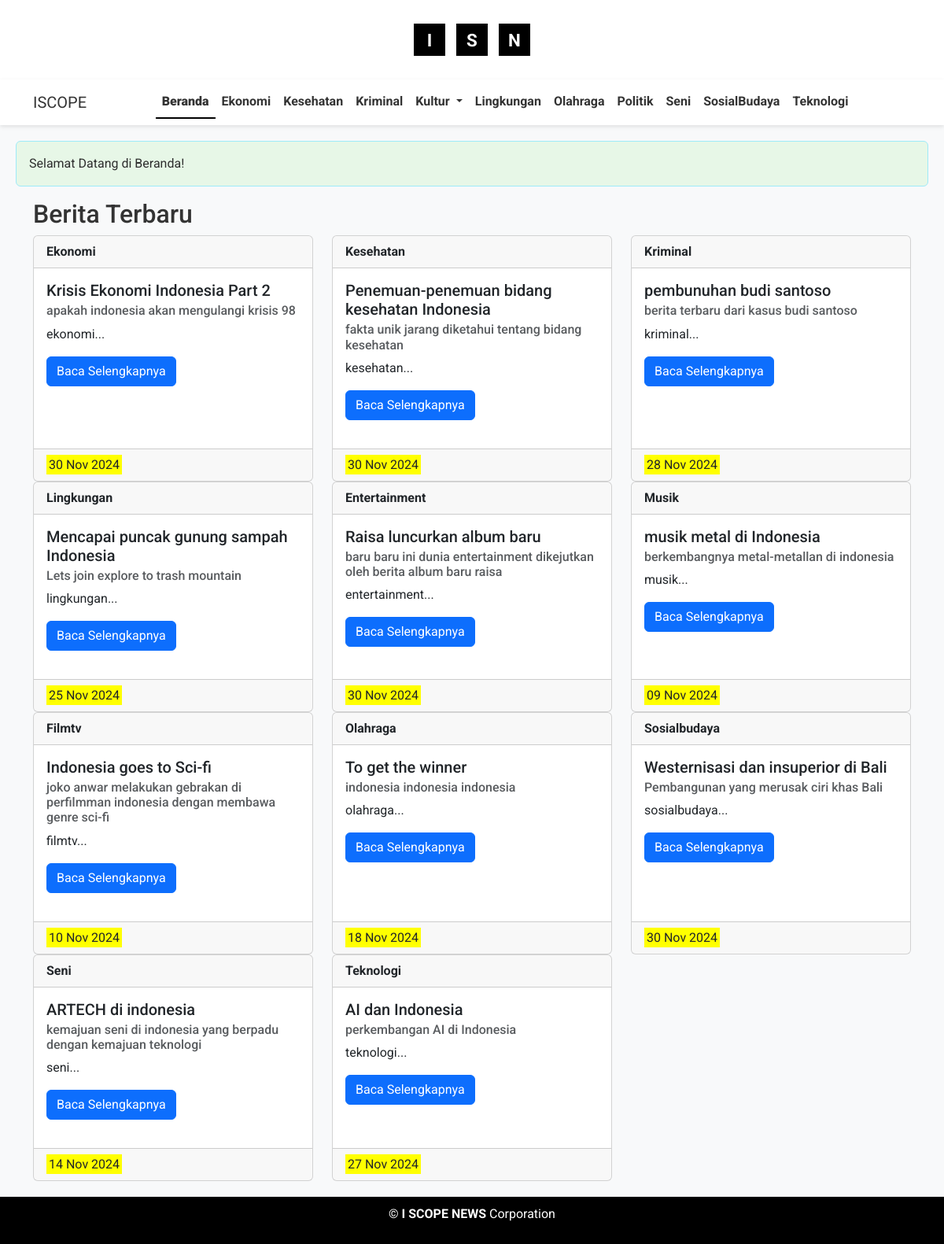
Screenshot of /?page=beranda with the database file from the repository.
### tables this page shows
CREATE TABLE `ekonomi` (
  `id` int NOT NULL,
  `tgl` date NOT NULL,
  `judul` varchar(255) NOT NULL,
  `subjudul` varchar(255) NOT NULL DEFAULT '',
  `img` varchar(255) NOT NULL,
  `text` longtext NOT NULL,
  `jenis` varchar(50) NOT NULL
);

CREATE TABLE `kesehatan` (
  `id` int NOT NULL,
  `tgl` date NOT NULL,
  `judul` varchar(255) NOT NULL,
  `subjudul` varchar(255) NOT NULL DEFAULT '',
  `img` varchar(255) NOT NULL,
  `text` longtext NOT NULL,
  `jenis` varchar(50) NOT NULL
);

CREATE TABLE `kriminal` (
  `id` int NOT NULL,
  `tgl` date NOT NULL,
  `judul` varchar(255) NOT NULL,
  `subjudul` varchar(255) NOT NULL DEFAULT '',
  `img` varchar(255) NOT NULL,
  `text` longtext NOT NULL,
  `jenis` varchar(50) NOT NULL
);

CREATE TABLE `lingkungan` (
  `id` int NOT NULL,
  `tgl` date NOT NULL,
  `judul` varchar(255) NOT NULL,
  `subjudul` varchar(255) NOT NULL DEFAULT '',
  `img` varchar(255) NOT NULL,
  `text` longtext NOT NULL,
  `jenis` varchar(50) NOT NULL
);

CREATE TABLE `entertainment` (
  `id` int NOT NULL,
  `tgl` date NOT NULL,
  `judul` varchar(255) NOT NULL,
  `subjudul` varchar(255) NOT NULL DEFAULT '',
  `img` varchar(255) NOT NULL,
  `text` longtext NOT NULL,
  `jenis` varchar(50) NOT NULL
);

CREATE TABLE `musik` (
  `id` int NOT NULL,
  `tgl` date NOT NULL,
  `judul` varchar(255) NOT NULL,
  `subjudul` varchar(255) NOT NULL DEFAULT '',
  `img` varchar(255) NOT NULL,
  `text` longtext NOT NULL,
  `jenis` varchar(50) NOT NULL
);

CREATE TABLE `filmtv` (
  `id` int NOT NULL,
  `tgl` date NOT NULL,
  `judul` varchar(255) NOT NULL,
  `subjudul` varchar(255) NOT NULL DEFAULT '',
  `img` varchar(255) NOT NULL,
  `text` longtext NOT NULL,
  `jenis` varchar(50) NOT NULL
);

CREATE TABLE `olahraga` (
  `id` int NOT NULL,
  `tgl` date NOT NULL,
  `judul` varchar(255) NOT NULL,
  `subjudul` varchar(255) NOT NULL DEFAULT '',
  `img` varchar(255) NOT NULL,
  `text` longtext NOT NULL,
  `jenis` varchar(50) NOT NULL
);

CREATE TABLE `sosialbudaya` (
  `id` int NOT NULL,
  `tgl` date NOT NULL,
  `judul` varchar(255) NOT NULL,
  `subjudul` varchar(255) NOT NULL DEFAULT '',
  `img` varchar(255) NOT NULL,
  `text` longtext NOT NULL,
  `jenis` varchar(50) NOT NULL
);

CREATE TABLE `seni` (
  `id` int NOT NULL,
  `tgl` date NOT NULL,
  `judul` varchar(255) NOT NULL,
  `subjudul` varchar(255) NOT NULL DEFAULT '',
  `img` varchar(255) NOT NULL,
  `text` longtext NOT NULL,
  `jenis` varchar(50) NOT NULL
);

CREATE TABLE `teknologi` (
  `id` int NOT NULL,
  `tgl` date NOT NULL,
  `judul` varchar(255) NOT NULL,
  `subjudul` varchar(255) NOT NULL DEFAULT '',
  `img` varchar(255) NOT NULL,
  `text` longtext NOT NULL,
  `jenis` varchar(50) NOT NULL
);

### index.php (the view, shortened to what this page needs)
<!DOCTYPE html>
<html lang="en">
<head>
    <link href="https://cdn.jsdelivr.net/npm/bootstrap@5.3.3/dist/css/bootstrap.min.css" rel="stylesheet">
    <link href="https://cdnjs.cloudflare.com/ajax/libs/font-awesome/6.6.0/css/all.min.css" rel="stylesheet" />
    <link href="https://cdn.jsdelivr.net/npm/bootstrap@5.3.0-alpha1/dist/css/bootstrap.min.css" rel="stylesheet">
</head>
<body>
    <header>
        <h3 class="letter">I</h3>
        <h3 class="letter">S</h3>
        <h3 class="letter">N</h3>
    </header>
    <nav class="navbar navbar-expand-lg">
        <div class="container">
            <a class="navbar-brand" href="">ISCOPE</a>
            <div class="collapse navbar-collapse" id="navbarNav">
                <ul class="navbar-nav mx-auto">
                    <li class="nav-item <?php echo ($_GET['page'] == 'beranda' ? 'active' : ''); ?>">
                        <a class="nav-link" href="?page=beranda"><b>Beranda</b></a>
                    </li>
                    <li class="nav-item <?php echo ($_GET['page'] == 'ekonomi' ? 'active' : ''); ?>">
                        <a class="nav-link" href="?page=ekonomi"><b>Ekonomi</b></a>
                    </li>
                    <li class="nav-item <?php echo ($_GET['page'] == 'kesehatan' ? 'active' : ''); ?>">
                        <a class="nav-link" href="?page=kesehatan"><b>Kesehatan</b></a>
                    </li>
                    <li class="nav-item <?php echo ($_GET['page'] == 'kriminal' ? 'active' : ''); ?>">
                        <a class="nav-link" href="?page=kriminal"><b>Kriminal</b></a>
                    </li>
                    <li class="nav-item dropdown <?php echo ($_GET['page'] == 'kultur' ? 'active' : ''); ?>">
                        <a class="nav-link dropdown-toggle" href="#" role="button" data-bs-toggle="dropdown" aria-expanded="false">
                            <b>Kultur</b>
                        </a>
                    </li>
                    <li class="nav-item <?php echo ($_GET['page'] == 'lingkungan' ? 'active' : ''); ?>">
                        <a class="nav-link" href="?page=lingkungan"><b>Lingkungan</b></a>
                    </li>
                    <li class="nav-item <?php echo ($_GET['page'] == 'olahraga' ? 'active' : ''); ?>">
                        <a class="nav-link" href="?page=olahraga"><b>Olahraga</b></a>
                    </li>
                    <li class="nav-item <?php echo ($_GET['page'] == 'politik' ? 'active' : ''); ?>">
                        <a class="nav-link" href="?page=politik"><b>Politik</b></a>
                    </li>
                    <li class="nav-item <?php echo ($_GET['page'] == 'seni' ? 'active' : ''); ?>">
                        <a class="nav-link" href="?page=seni"><b>Seni</b></a>
                    </li>
                    <li class="nav-item <?php echo ($_GET['page'] == 'sosialbudaya' ? 'active' : ''); ?>">
                        <a class="nav-link" href="?page=sosialbudaya"><b>SosialBudaya</b></a>
                    </li>
                    <li class="nav-item <?php echo ($_GET['page'] == 'teknologi' ? 'active' : ''); ?>">
                        <a class="nav-link" href="?page=teknologi"><b>Teknologi</b></a>
                    </li>
                </ul>
            </div>
        </div>
    </nav>
    <div id="content">
        <?php
        include "koneksi.php";
        function get_latest_news($category) {
            global $koneksi;
            $sql = "SELECT judul, subjudul, img, tgl, jenis FROM $category ORDER BY tgl DESC LIMIT 1";
            $result = $koneksi->query($sql);
            if ($result->num_rows > 0) {
                return $result->fetch_assoc();
            } else {
                return null;
            }
        }
        $categories = ['ekonomi', 'kesehatan', 'kriminal', 'lingkungan', 'entertainment', 'musik', 'filmtv', 'olahraga', 'sosialbudaya', 'seni', 'teknologi'];
        $latest_news = [];
        foreach ($categories as $category) {
            $latest_news[$category] = get_latest_news($category);
        }
        if (isset($_GET['page'])) {
            $page = $_GET['page'];
            switch ($page) {
                case 'beranda':
                    echo '<div class="alert alert-info" role="alert">Selamat Datang di Beranda!</div>';
                    ?>
                    <div class="container">
                        <h2>Berita Terbaru</h2>
                        <div class="row card-deck">
                            <?php foreach ($latest_news as $category => $news): ?>
                                <?php if ($news): ?>
                                    <div class="col-md-4">
                                        <div class="card">
                                            <div class="card-header">
                                                <strong><?php echo ucfirst($category); ?></strong>
                                            </div>
                                            <div class="card-body">
                                                <h5 class="card-title"><?php echo htmlspecialchars($news['judul']); ?></h5>
                                                <h6 class="card-subtitle mb-2 text-muted"><?php echo htmlspecialchars($news['subjudul']); ?></h6>
                                                <p class="card-text"><?php echo htmlspecialchars(substr($news['jenis'], 0, 150)) . '...'; ?></p>
                                                <a href="?page=<?php echo $category; ?>" class="btn btn-primary">Baca Selengkapnya</a>
                                            </div>
                                            <div class="card-footer text-muted">
                                                <mark><?php echo date('d M Y', strtotime($news['tgl'])); ?></mark>
                                            </div>
                                        </div>
                                    </div>
                                <?php endif; ?>
                            <?php endforeach; ?>
                        </div>
                    </div>
                    <?php
                    break;
            }
        } else {
            echo '<div class="alert alert-info" role="alert">Selamat Datang di Beranda!</div>';
        }
        ?>
    </div>
    <footer>
        <p>&copy; <strong>I SCOPE NEWS</strong> Corporation</p>
    </footer>
</body>
</html>

### index.php (style rules this page uses)
body { margin: 0; font-family: 'Roboto', sans-serif; display: flex; flex-direction: column; min-height: 100vh; background-color: #ffffff; color: #333333; }
header { background-color: white; background-position: center; background-attachment: fixed; color: white; padding: 30px 0; text-align: center; position: relative; }
.letter { display: inline-block; background-color: #000; color: white; font-size: 1.4rem; width: 40px; text-align: center; line-height: 40px; padding: 0.5px 0; margin: 0 5px; }
header h3 { position: relative; z-index: 1; font-size: 2.5rem; font-weight: bold; }
footer { background-color: #000000; color: white; text-align: center; padding: 10px; position: bottom; bottom: 0; width: 100%; }
.navbar { background-color: #ffffff; box-shadow: 0 2px 5px rgba(0, 0, 0, 0.1); }
.navbar-nav .nav-link { color: #333333; transition: color 0.3s ease, border-bottom 0.3s ease; }
.navbar-nav .nav-item.active .nav-link { font-weight: bold; border-bottom: 2px solid black; }
.navbar-brand { color: #333333; }
#content { background-color: #f8f9fa; flex-grow: 1; padding: 20px; }
.alert-info { background-color: #e7f7e7; color: #2e2e2e; }
.card-deck { display: flex; flex-wrap: wrap; }
.card { flex: 1; display: flex; flex-direction: column; height: 100%; margin-bottom: 20px; }
.card-body { flex-grow: 1; }
mark { background-color: yellow; }

### rows the page displays
ekonomi: category "Ekonomi", judul "Krisis Ekonomi Indonesia Part 2", subjudul "apakah indonesia akan mengulangi krisis 98", jenis "ekonomi", tgl "30 Nov 2024"
kesehatan: category "Kesehatan", judul "Penemuan-penemuan bidang kesehatan Indonesia", subjudul "fakta unik jarang diketahui tentang bidang kesehatan", jenis "kesehatan", tgl "30 Nov 2024"
kriminal: category "Kriminal", judul "pembunuhan budi santoso", subjudul "berita terbaru dari kasus budi santoso", jenis "kriminal", tgl "28 Nov 2024"
lingkungan: category "Lingkungan", judul "Mencapai puncak gunung sampah Indonesia", subjudul "Lets join explore to trash mountain", jenis "lingkungan", tgl "25 Nov 2024"
entertainment: category "Entertainment", judul "Raisa luncurkan album baru", subjudul "baru baru ini dunia entertainment dikejutkan oleh berita album baru raisa", jenis "entertainment", tgl "30 Nov 2024"
musik: category "Musik", judul "musik metal di Indonesia", subjudul "berkembangnya metal-metallan di indonesia", jenis "musik", tgl "09 Nov 2024"
filmtv: category "Filmtv", judul "Indonesia goes to Sci-fi", subjudul "joko anwar melakukan gebrakan di perfilmman indonesia dengan membawa genre sci-fi", jenis "filmtv", tgl "10 Nov 2024"
olahraga: category "Olahraga", judul "To get the winner", subjudul "indonesia indonesia indonesia", jenis "olahraga", tgl "18 Nov 2024"
sosialbudaya: category "Sosialbudaya", judul "Westernisasi dan insuperior di Bali", subjudul "Pembangunan yang merusak ciri khas Bali", jenis "sosialbudaya", tgl "30 Nov 2024"
seni: category "Seni", judul "ARTECH di indonesia", subjudul "kemajuan seni di indonesia yang berpadu dengan kemajuan teknologi", jenis "seni", tgl "14 Nov 2024"
teknologi: category "Teknologi", judul "AI dan Indonesia", subjudul "perkembangan AI di Indonesia", jenis "teknologi", tgl "27 Nov 2024"
